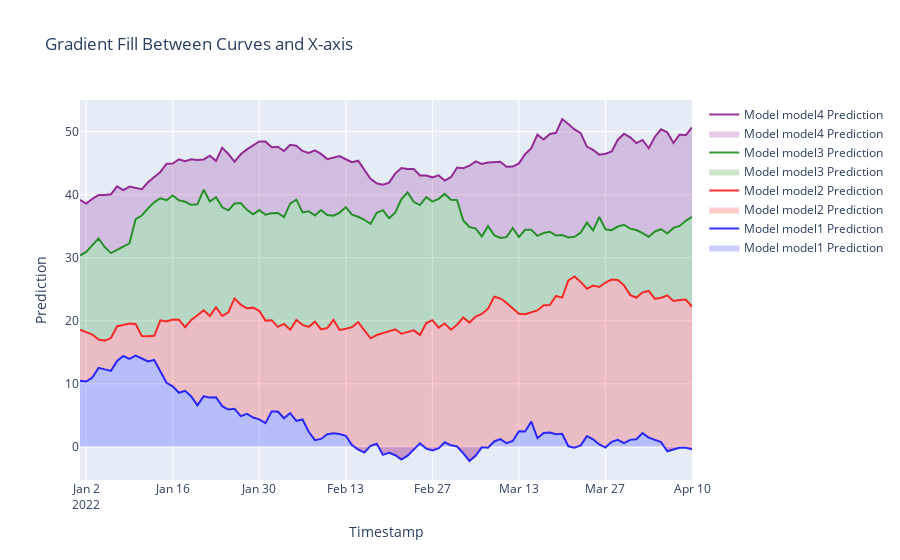

Notebook cell for this chart:
### Code cell
import numpy as np
import pandas as pd
import plotly.graph_objects as go

# Create toy data
np.random.seed(42)
timestamps = pd.date_range(start='2022-01-01', periods=100, freq='D')
pred_model1 = np.cumsum(np.random.randn(100)) + 10
pred_model2 = np.cumsum(np.random.randn(100)) + 20
pred_model3 = np.cumsum(np.random.randn(100)) + 30
pred_model4 = np.cumsum(np.random.randn(100)) + 40

data = pd.DataFrame({
    'timestamp': timestamps,
    'pred_model1': pred_model1,
    'pred_model2': pred_model2,
    'pred_model3': pred_model3,
    'pred_model4': pred_model4,
})

models = ['model1', 'model2', 'model3', 'model4']
base_colors = ['rgba(0, 0, 255, {})', 'rgba(255, 0, 0, {})', 'rgba(0, 128, 0, {})', 'rgba(128, 0, 128, {})']

# Create the plot
fig = go.Figure()

# Define opacity levels for gradient effect
opacity_levels = [0.2, 0.15, 0.1, 0.05]

for i, model in enumerate(models):
    # Add multiple layers with decreasing opacity for gradient effect
    for opacity in opacity_levels:
        fig.add_trace(go.Scatter(
            x=data['timestamp'],
            y=data[f'pred_{model}'],
            name=f'Model {model} Prediction' if opacity == opacity_levels[0] else None,  # Only label the first layer
            line=dict(color='rgba(0,0,0,0)'),
            fill='tonexty',
            fillcolor=base_colors[i % len(base_colors)].format(opacity),
            showlegend=opacity == opacity_levels[0]  # Only show legend for the first layer
        ))
    # Add the actual line on top of the gradient layers
    fig.add_trace(go.Scatter(
        x=data['timestamp'],
        y=data[f'pred_{model}'],
        name=f'Model {model} Prediction',
        line=dict(color=base_colors[i % len(base_colors)].format(0.8)),
    ))

# Update layout
fig.update_layout(
    title='Gradient Fill Between Curves and X-axis',
    xaxis_title='Timestamp',
    yaxis_title='Prediction',
    showlegend=True
)

fig.show()
